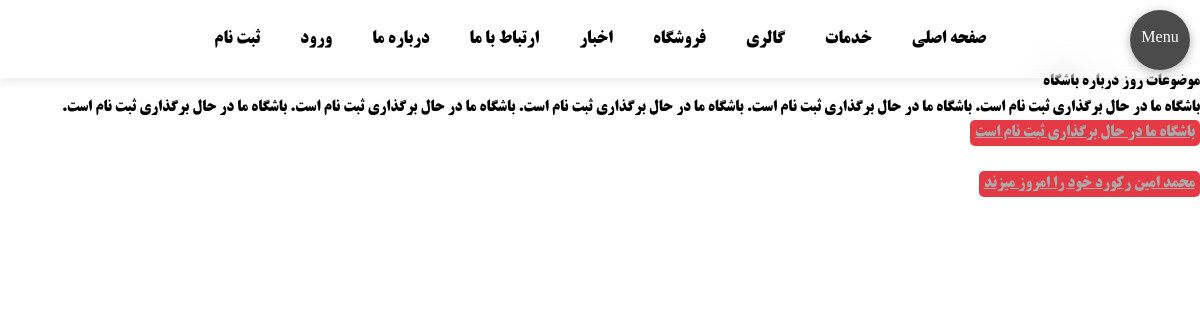
Screenshot of /news/ThePage.php?pagenumber=54876 with the database file from the repository.
### tables this page shows
CREATE TABLE `news` (
  `pagenumb` int(5) NOT NULL,
  `header` varchar(60) NOT NULL,
  `thebody` mediumtext NOT NULL
);

### modules/GetNews.php (called while the page is built)
<?php
include("connectToDb.php");
class NewsRecieve {
    public function returnQueryFromDb() {
        $mydb = new Database('localhost','root','','newsdatabase');
        $mydb->connect();
        $result = $mydb->dbComunicate('SELECT * FROM news');
        return $result;
    }
    public function newsGetById($pagenummber) {
        $mydb = new Database('localhost','root','','newsdatabase');
        $mydb->connect();
        $result = $mydb->dbComunicate('SELECT thebody FROM news where pagenumb='.$pagenummber);
        return $result;
    }
}

### modules/connectToDb.php (called while the page is built, shortened)
<?php
class Database {
    private $server;
    private $username;
    private $password;
    private $Db;
    private $connection;
    public function __construct($server,$username,$password,$Db) {
        $this->server = $server;
        $this->username = $username;
        $this->password = $password;
        $this->Db = $Db;
    }
    public function connect() {
        $this->connection = new mysqli($this->server,$this->username,$this->password,$this->Db);
    }
    public function dbComunicate($sql) {
        $result = $this->connection->query($sql);
        return $result;
    }
}
?>

### news/ThePage.php (the view, shortened to what this page needs)
<!DOCTYPE html>
<html lang="en">
<head>
    <link rel="stylesheet" href="style.css">
    <link rel="stylesheet" href="../style.css">
</head>
<body dir="rtl">
<div class="MobileMenu">
    <span>Menu</span>
</div>
<div class="MainBar" style="margin-top: 70px;">
    <section class="MainSeperators">
        <div class="Title">
            موضوعات روز درباره باشگاه
        </div>
        <div class="links">
            <?php
            include("..\\modules\\GetNews.php");
            $result = new NewsRecieve;
            $pagenumber = $result->newsGetById($_GET['pagenumber']);
            foreach ($pagenumber as $pagenumbers) {
                echo '   <div class="linksTable">';
                echo '       <td>'.$pagenumbers['thebody'].'</td>';
                echo '   </div>';
            }
            ?>
        </div>
    </section>
    <section class="TheFastLinks">
        <div class="fastLink">
        <?php
            $mypagenumber = $result->returnQueryFromDb();
            echo '<table border="0" class="linksTable">';
            while ($row = $mypagenumber->fetch_assoc()) {
                echo "<a style='background-color:#e63946;color:#aaa;border-radius:5px;padding:5px' href=ThePage.php?pagenumber=".$row['pagenumb'].">".$row['header']."</a><br><br>";
            }
            echo '</table>';
            ?>
        </div>
    </section>
</div>
</body>
</html>

### style.css (style rules this page uses)
* { margin: 0; padding: 0; box-sizing: border-box; font-family: MainText; }
html { scroll-behavior: smooth; }
body { font-size: 16px; line-height: 1.6; }
.MobileMenu { display: none; width: 60px; height: 60px; background-color: rgba(31, 31, 31, 0.8); backdrop-filter: blur(8px); position: fixed; top: 10px; right: 10px; text-align: center; border-radius: 50%; box-shadow: 0 2px 10px rgba(0, 0, 0, 0.3); cursor: pointer; z-index: 1001; display: flex; align-items: center; justify-content: center; color: white; }

### rows the page displays
news: thebody "باشگاه ما در حال برگذاری ثبت نام است. باشگاه ما در حال برگذاری ثبت نام است. باشگاه ما در حال برگذاری ثبت نام است. باشگاه ما در حال برگذاری ثبت نام است. باشگاه ما در حال برگذاری ثبت نام است.", header "باشگاه ما در حال برگذاری ثبت نام است"
news: header "محمد امین رکورد خود را امروز میزند"
